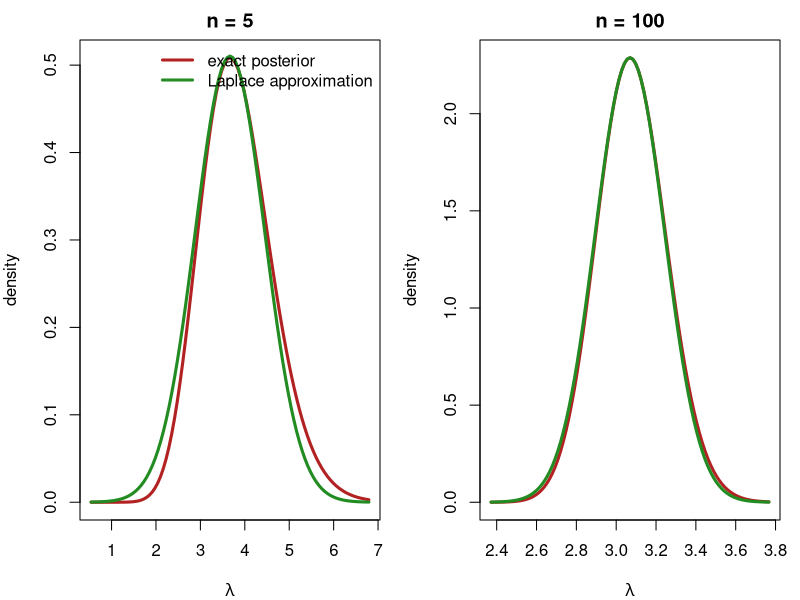

This figure's R source:
## ---- chunk 1
#| label: poisson-gamma-functions
alpha <- 2; beta <- 1

### Laplace approximation: mode, Hessian, and the two boxed results above
laplace_poisson <- function(y) {
  h  <- function(l) -(sum(dpois(y, l, log = TRUE)) + dgamma(l, alpha, beta, log = TRUE))
  op <- optim(mean(y) + 0.5, h, method = "L-BFGS-B", lower = 1e-6, hessian = TRUE)
  c(mode = op$par, se = sqrt(1 / op$hessian[1, 1]),
    log_ml = -op$value + 0.5 * log(2 * pi) - 0.5 * log(op$hessian[1, 1]))
}

### exact log marginal likelihood, from the Gamma-Poisson conjugate identity
exact_log_ml <- function(y) {
  n <- length(y); s <- sum(y)
  alpha * log(beta) - lgamma(alpha) + lgamma(alpha + s) -
    (alpha + s) * log(beta + n) - sum(lfactorial(y))
}
## ---- chunk 2
#| label: tbl-poisson-gamma-error
#| tbl-cap: "Laplace log marginal likelihood versus the exact value, and the posterior mean versus the Laplace mode, as n grows. The error shrinks roughly like 1/n: it falls by about a factor of 4-5 each time n increases by that factor."
set.seed(42)
res <- t(sapply(c(5, 20, 100, 500), function(n) {
  y <- rpois(n, 3)
  lap <- laplace_poisson(y)
  c(n = n, laplace_log_ml = lap["log_ml"], exact_log_ml = exact_log_ml(y),
    error = lap["log_ml"] - exact_log_ml(y),
    laplace_mode = lap["mode"], posterior_mean = (alpha + sum(y)) / (beta + n))
}))
knitr::kable(res, digits = 4, row.names = FALSE,
             col.names = c("n", "Laplace log P(y)", "exact log P(y)", "error",
                           "Laplace mode", "posterior mean"))
## ---- chunk 3
#| label: fig-poisson-gamma-density
#| fig-width: 10
#| fig-height: 4.4
#| fig-cap: "Exact Gamma posterior (red) and the Laplace normal approximation (green) for n=5 and n=100. At n=5 the exact posterior is visibly right-skewed and the Gaussian is a rough match; by n=100 the two are nearly indistinguishable, illustrating the O(1/n) convergence in the table above."
par(mfrow = c(1, 2), mar = c(4, 4, 2, 1))
set.seed(42)
for (n in c(5, 100)) {
  y <- rpois(n, 3); a1 <- alpha + sum(y); b1 <- beta + n
  lap <- laplace_poisson(y)
  curve(dgamma(x, a1, b1), max(0, lap["mode"] - 4 * lap["se"]), lap["mode"] + 4 * lap["se"],
        lwd = 3, col = "firebrick", xlab = expression(lambda), ylab = "density",
        main = sprintf("n = %d", n))
  curve(dnorm(x, lap["mode"], lap["se"]), add = TRUE, lwd = 3, col = "forestgreen")
  if (n == 5) legend("topright", bty = "n", lwd = 3, col = c("firebrick", "forestgreen"),
                      legend = c("exact posterior", "Laplace approximation"))
}
## ---- chunk 4
#| label: tbl-poisson-gamma-ci
#| tbl-cap: "Laplace mode/SE-based 95% interval versus the exact Gamma posterior mean/sd-based interval, n = 20."
set.seed(42)
n <- 20; y <- rpois(n, 3); lap <- laplace_poisson(y)
a1 <- alpha + sum(y); b1 <- beta + n
comp <- data.frame(
  quantity = c("Laplace (mode / se)", "exact posterior (mean / sd)"),
  center = c(lap["mode"], a1 / b1),
  spread = c(lap["se"], sqrt(a1) / b1),
  lower95 = c(lap["mode"] - 1.96 * lap["se"], qgamma(0.025, a1, b1)),
  upper95 = c(lap["mode"] + 1.96 * lap["se"], qgamma(0.975, a1, b1))
)
knitr::kable(comp, digits = 4)
## ---- chunk 5
#| label: laplace-mu-functions
n_eff <- 3; sigma_prior <- 5                   # same setup as the Unit08 app

### true value: exact up to numerical-integration error, since z is a
### normal-normal conjugate kernel
log_mar_true_mu <- function(mu_hat) {
  z <- function(mu) dnorm(mu_hat, mu, 1 / sqrt(n_eff)) * dnorm(mu, 0, sigma_prior)
  log(integrate(z, -Inf, Inf)$value)
}

### Laplace: p = 1 case of the boxed formula, mode and Hessian from nlm()
laplace_mu <- function(mu_hat) {
  h  <- function(mu) -(dnorm(mu_hat, mu, 1 / sqrt(n_eff), log = TRUE) +
                          dnorm(mu, 0, sigma_prior, log = TRUE))
  op <- nlm(h, p = mu_hat, hessian = TRUE)
  c(mode = op$estimate, log_ml = -op$minimum + 0.5 * log(2 * pi) - 0.5 * log(op$hessian[1, 1]))
}

### naive Monte Carlo: draw mu from the prior, average the likelihood
log_sum_exp <- function(lx) { m <- max(lx); m + log(sum(exp(lx - m))) }
log_mar_mc_mu <- function(mu_hat, iters) {
  mus <- rnorm(iters, 0, sigma_prior)
  log_sum_exp(dnorm(mu_hat, mus, 1 / sqrt(n_eff), log = TRUE)) - log(iters)
}

### midpoint rule on the logistic-transformed (0, 1) grid, as in Unit08
log_mar_mid_mu <- function(mu_hat, n) {
  h  <- 1 / n
  u  <- (seq_len(n) - 0.5) * h
  mu <- log(u / (1 - u))
  log_z <- dnorm(mu_hat, mu, 1 / sqrt(n_eff), log = TRUE) +
    dnorm(mu, 0, sigma_prior, log = TRUE) - log(u * (1 - u))
  log_sum_exp(log_z) + log(h)
}
## ---- chunk 6
#| label: tbl-three-way
#| tbl-cap: "Log marginal likelihood by four methods, for data locations mu_hat = 0, -5, -20 (n_eff = 3, sigma = 1, prior N(0, 5^2) on mu). Quadrature uses a 100-point midpoint grid; Monte Carlo uses 1e6 prior draws; both are unchanged from Unit08's app."
set.seed(7)
mu_hats <- c(0, -5, -20)
three_way <- t(sapply(mu_hats, function(m) {
  c(True = log_mar_true_mu(m),
    Laplace = laplace_mu(m)["log_ml"],
    Monte_Carlo_pi = log_mar_mc_mu(m, 1e6),
    Quadrature = log_mar_mid_mu(m, 100))
}))
knitr::kable(cbind(`mu` = mu_hats, round(three_way, 3)), row.names = FALSE,
             col.names = c("mu", "True", "Laplace", "Monte Carlo (pi)", "Quadrature (n=100)"))
